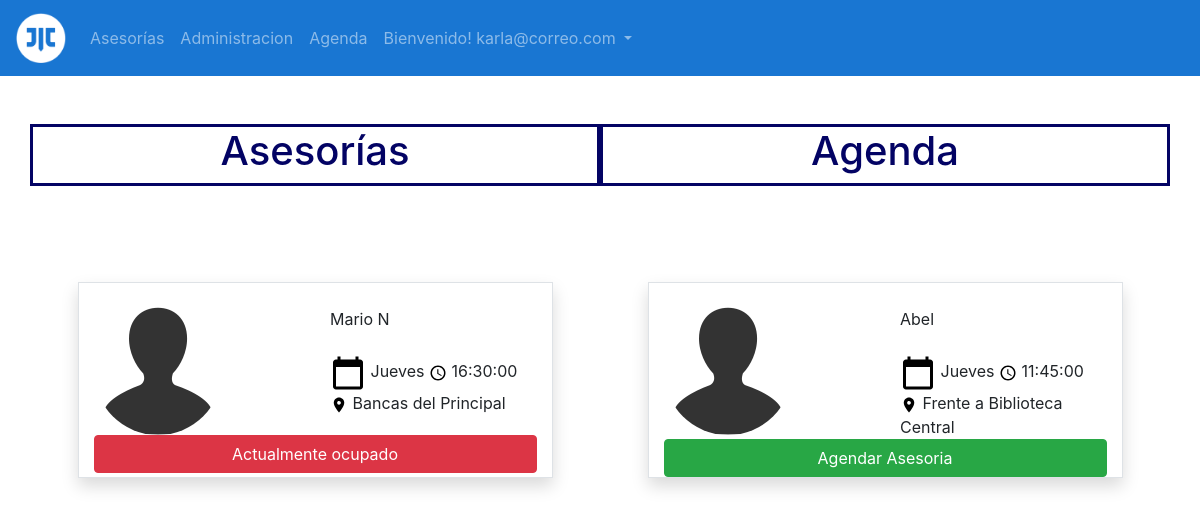
The app's page /source/tabla_asesores.php?nomMat=Quimica&idclass=3 (signed in) with its own data.
### tables this page shows
CREATE TABLE `sesiones` (
  `id_sesion` int(80) NOT NULL,
  `dia_semana` varchar(200) NOT NULL,
  `horario_sesion` time NOT NULL,
  `lugar_sesion` varchar(200) NOT NULL,
  `Estado` int(4) NOT NULL,
  `id_asesor` int(80) NOT NULL,
  `id_clase` int(80) NOT NULL
);

CREATE TABLE `asesor` (
  `id_asesor` int(80) NOT NULL,
  `nombre_asesor` varchar(200) NOT NULL,
  `celular_asesor` varchar(80) NOT NULL,
  `correo_asesor` varchar(200) NOT NULL,
  `carrera_asesor` varchar(200) NOT NULL,
  `semestre_asesor` int(80) NOT NULL,
  `contrasena_asesor` varchar(255) NOT NULL
);

### source/tabla_asesores.php (the view, shortened to what this page needs)
<!DOCTYPE html>
<html>
    <head>
        <link rel="stylesheet" type="text/css" href="../css/bootstrap.css">
        <link rel="stylesheet" type="text/css" href="../css_javerim/javerim_style.css">
    </head>
    <body>
   <nav class="navbar navbar-expand-lg navbar-dark" style="background-color: #1976D2;">
          <a class="navbar-brand" href="#">
            <img src="../img/iconos/javerim.ico" width="50" height="50" alt="javerin_ico">
          </a>
          <div class="collapse navbar-collapse" id="opciones">
            <ul class="navbar-nav">
              <li class="nav-item">
                <a class="nav-link " href="ver_asesorias.php">Asesorías</a>
              </li>
              <li class="nav-item">
                <a class="nav-link" href="Administracion.php">Administracion</a>
              </li>
              <li class="nav-item">
                <a class="nav-link" href="agenda.php">Agenda</a>
              </li>
              <?php
                if( isset($_SESSION['admin'])):
                    $sesion=$_SESSION['admin'];
                ?>
                <li class="nav-item dropdown">
                  <a class="nav-link dropdown-toggle" href="#" id="navbardrop" data-toggle="dropdown">
                    <?php echo 'Bienvenido! '.$sesion;?>
                  </a>
              </li>
            <?php
                endif;
                ?>
            </ul>
          </div>
        </nav>
            <br><br>
            <div class="container">
                <div class="row">
                    <div class="col-6 titulo-nac text-center">
                        <a href="ver_asesorias.php"><h1 class="text-nac">Asesorías</h1></a>
                    </div>
                    <div class="col-6 titulo-nac text-center">
                        <a href="agenda.php"><h1 class="text-nac">Agenda</h1></a>
                    </div>
                </div>
            </div>
            <br><br>
            <div class="container-fluid">
        <?php
            $nombreMat = $_GET['nomMat'];
            $idclase = $_GET['idclass'];
            $servername = "localhost";
            $username = "root";
            $password = "";
            $dbname = "javerim";
            try {
            $conn = new PDO("mysql:host=$servername;dbname=$dbname", $username, $password);
            $conn->setAttribute(PDO::ATTR_ERRMODE, PDO::ERRMODE_EXCEPTION);
            $stmt = $conn->prepare("SELECT asesor.id_asesor, asesor.nombre_asesor, clase.nombre_asig, sesiones.dia_semana, sesiones.horario_sesion, sesiones.lugar_sesion, sesiones.Estado FROM `sesiones` INNER JOIN asesor ON sesiones.id_asesor=asesor.id_asesor INNER JOIN clase ON sesiones.id_clase= clase.id_asig WHERE clase.nombre_asig ='$nombreMat'");
            $stmt->execute();
            $resultado =$stmt->fetchAll();
            }
            catch(PDOException $e) {
                echo "Error: " . $e->getMessage();
            }
            ?>
            <div class="container">
                <div class="row justify-content-around">
                    <?php foreach ($resultado as $dato): ?>
                    <div class="col-md-5 mt-5 border shadow">
                        <br>
                        <div class="row justify-content-between">
                            <div class="col-4">
                                <img src="../img/iconos/contacts_3695.ico" class="rounded-circle" alt="photo">
                            </div>
                            <div class="col-6">
                                <b> </b> <?php echo $dato['nombre_asesor'] ?> <br>
                                <span class="fa fa-star"></span> <br>
                                <img src="../img/iconos/1x/baseline_calendar_today_black_18dp.png" alt="calendar">
                                <b> </b> <?php echo $dato['dia_semana'] ?>
                                <img src="../img/iconos/1x/baseline_query_builder_black_18dp.png" alt="calendar">
                                <b> </b> <?php echo $dato['horario_sesion'] ?> <br>
                                <img src="../img/iconos/1x/baseline_location_on_black_18dp.png" alt="calendar">
                                <b> </b> <?php echo $dato['lugar_sesion'] ?> <br>
                            </div>
                            <div class="col-12">
                                <?php if($dato['Estado'] != 1){ ?>
                                <button type='submit' class='btn btn-success btn-block' data-toggle="modal" data-target="#diag_conf"
                                    onclick="verDatos('<?php echo $dato['id_asesor']?>','<?php echo $idclase?>','<?php echo $dato['nombre_asesor']?>','<?php echo $dato['dia_semana'] ?>','<?php echo $dato['horario_sesion']?>','<?php echo $dato['lugar_sesion'] ?>', '<?php echo $nombreMat ?>')">
                                    Agendar Asesoria
                                </button>
                                <?php } else { ?>
                                    <button type='Button' class='btn btn-danger btn-block'>
                                    Actualmente ocupado
                                </button>
                                <?php } ?>
                            </div>
                        </div>
                    </div>
                    <?php endforeach ?>
                </div>
                <br>
            </div>
    </body>
</html>

### css_javerim/javerim_style.css (style rules this page uses)
.text-nac { color: rgb(3, 3, 100); }
.titulo-nac { border-style: solid; border-color: rgb(3, 3, 100); }
a:link { text-decoration: none; }

### records on screen
sesiones: id_asesor.nombre_asesor "Mario N", dia_semana "Jueves", horario_sesion "16:30:00", lugar_sesion "Bancas del Principal", Estado "Actualmente ocupado"
sesiones: id_asesor.nombre_asesor "Abel", dia_semana "Jueves", horario_sesion "11:45:00", lugar_sesion "Frente a Biblioteca Central"

### other values on screen
$sesion "karla@correo.com"
